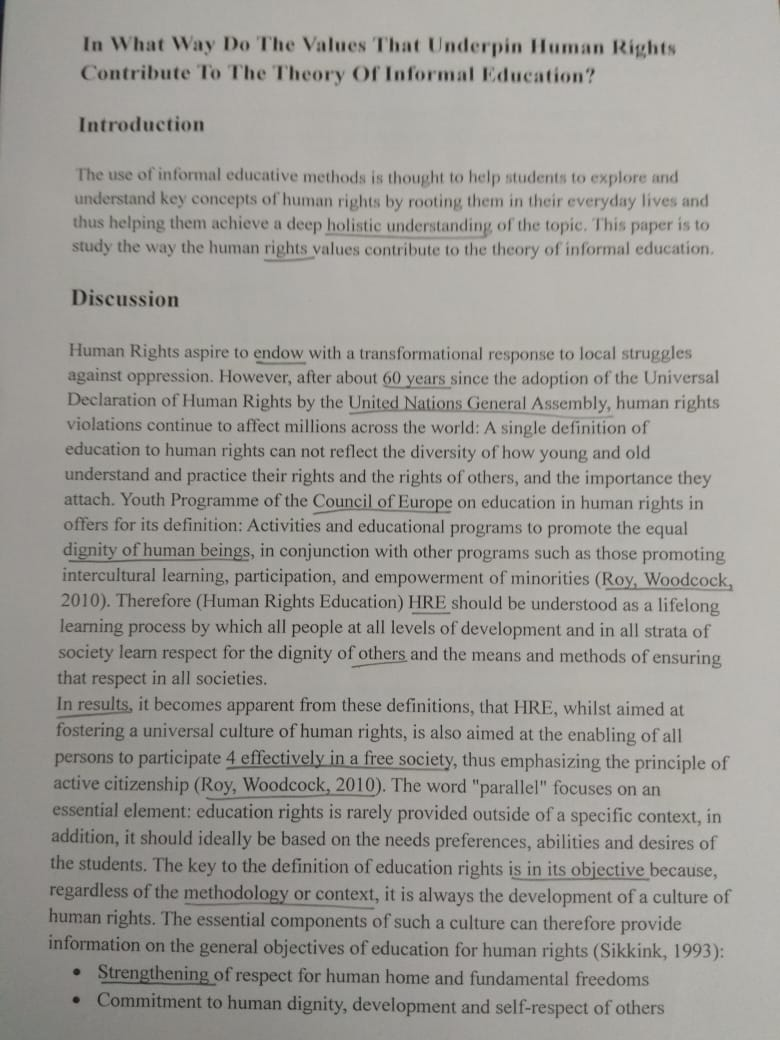
#> input picture Underline-Removal/imgchk.jpeg, 780 x 1040 px
$ python binarisation.py imgchk.jpeg binimage.png   (older library calls are emulated)
#> lines starting #> are read from the running program, lines starting #| are printed output that depends on the picture; after the words box and inside, x2 and y2 are one past the last pixel; in counts of white or black regions, pixels touching at a corner belong together
import cv2
import sys
from PIL import Image
from scipy.misc import imsave
import numpy
# from matplotlib import pyplot as plt

def binarize_image(img,nimg):
#> called with img = 'imgchk.jpeg', nimg = 'binimage.png'
    imgf = cv2.imread(img,0)
#> imgf: shape (1040, 780); min 15, max 200, mean 156.6
    ret, thresh = cv2.threshold(imgf, 0, 255, cv2.THRESH_BINARY+cv2.THRESH_OTSU)
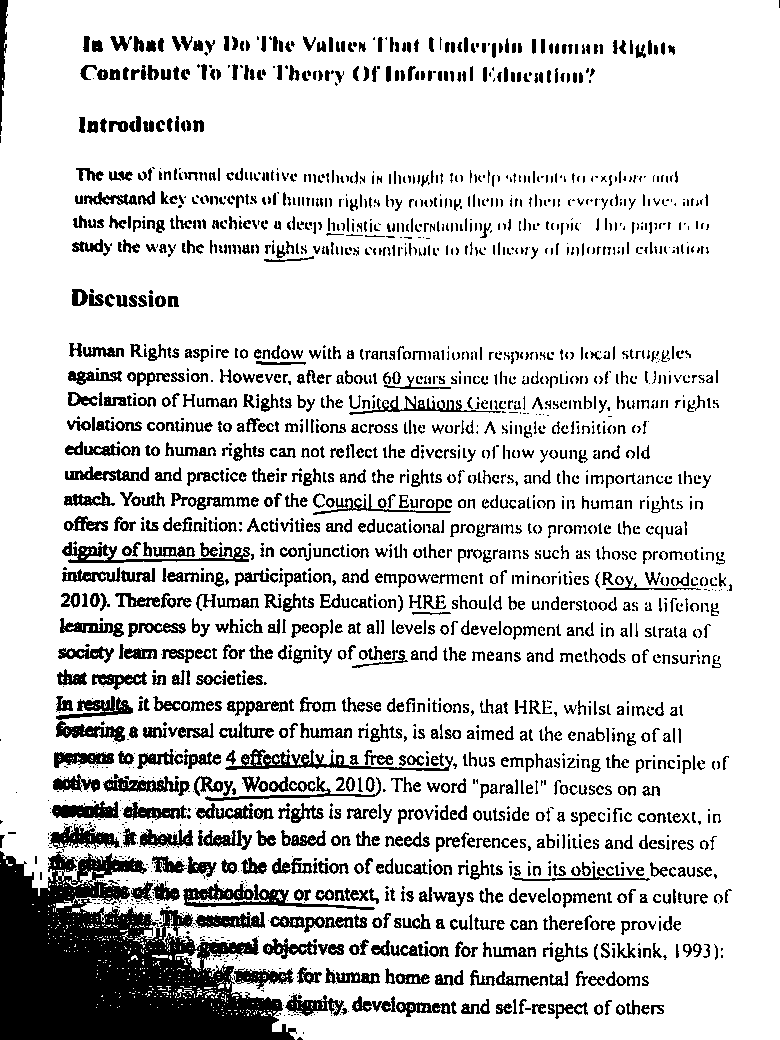
#> thresh: shape (1040, 780); 82.9% white; 2429 black regions (1017 under 20 px), largest, box (x1, y1, x2, y2) and area: (0, 851, 297, 1040) 33414, (183, 883, 375, 910) 1590, (225, 749, 453, 771) 1343
#> ret = 138
    image = numpy.array(imgf)
    cv2.GaussianBlur(image,(5,5),0)
    image = binarize_array(image,ret)

    imsave(nimg, image)


def binarize_array(numpy_array, threshold):
    """Binarize a numpy array."""
#> called with threshold = 138
    for i in range(len(numpy_array)):
        for j in range(len(numpy_array[0])):
            if numpy_array[i][j] > threshold:
                numpy_array[i][j] = 255
            else:
                numpy_array[i][j] = 0
    return numpy_array


if __name__ == "__main__":
    binarize_image(sys.argv[1], sys.argv[2])
